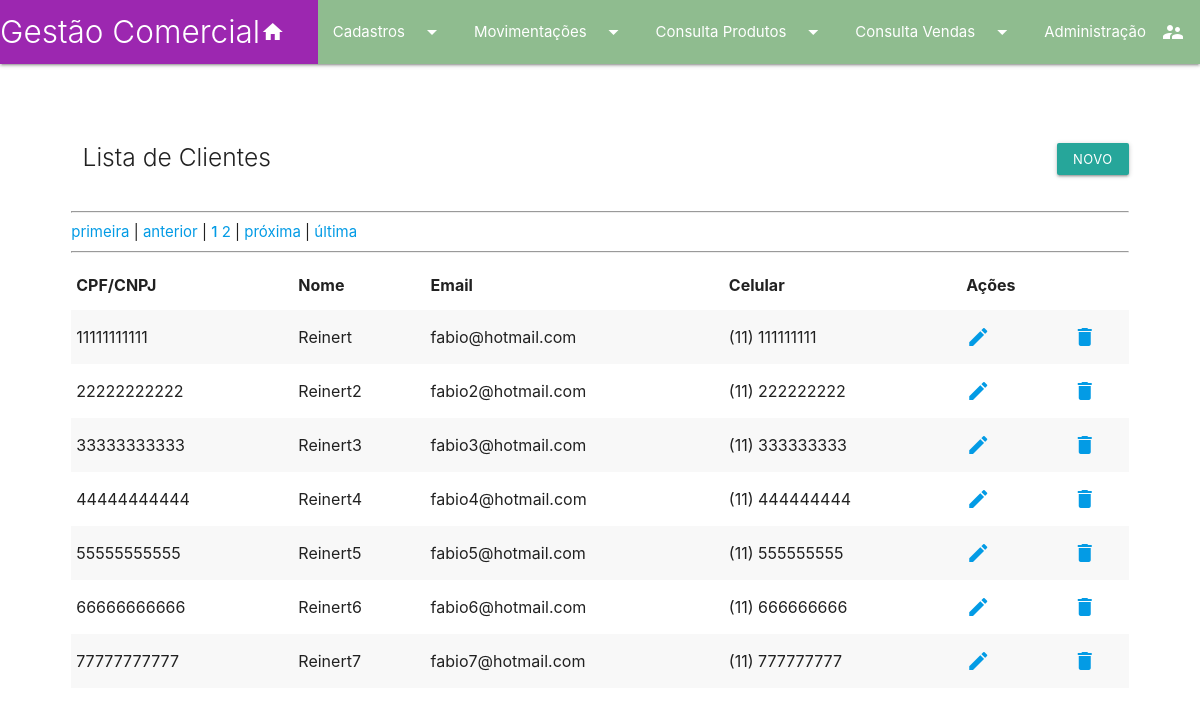
The app's page /lista_clientes.php with its own data.
### tables this page shows
CREATE TABLE `tb_clientes` (
  `id` int(11) NOT NULL,
  `cpf_cnpj` varchar(16) NOT NULL,
  `nome` varchar(50) NOT NULL,
  `endereco` varchar(100) NOT NULL,
  `numero` varchar(10) NOT NULL,
  `complemento` varchar(50) NOT NULL,
  `bairro` varchar(50) NOT NULL,
  `cidade` varchar(50) NOT NULL,
  `estado` varchar(2) NOT NULL,
  `cep` varchar(9) NOT NULL,
  `email` varchar(60) NOT NULL,
  `celular` varchar(15) NOT NULL,
  `operador` int(11) DEFAULT NULL,
  `datatual` date DEFAULT NULL
);

### banco_de_dados/readcli.php (the view, shortened to what this page needs)
<?php
include_once 'conexao.php';
$quantidade = 7;
$pagina     = (isset($_GET['pagina'])) ? (int)$_GET['pagina'] : 1;
$inicio     = ($quantidade * $pagina) - $quantidade;
$sqlTotal   = "SELECT id FROM tb_clientes";
$strsql = "select id, cpf_cnpj, nome, email, celular from tb_clientes order by nome LIMIT $inicio, $quantidade ";
$querySelect = $link->query($strsql);
while($registros = $querySelect->fetch_assoc()) {
        $id = $registros['id'];
        $cpf_cnpj = $registros['cpf_cnpj'];
        $nome = $registros['nome'];
        $email = $registros['email'];
        $celular = $registros['celular'];
        echo "<tr>";
        echo "<td>$cpf_cnpj</td>";
        echo "<td>$nome</td>";
        echo "<td>$email</td>";
        echo "<td>$celular</td>";
        echo "<td><a href='editarCli.php?id=$id'><i class='material-icons'>edit</i></td>";
        echo "<td><a href='../banco_de_dados/deletecli.php?id=";
        echo $id . "&tabela=tb_clientes&retorno=lista_clientes.php' ";
        echo ' OnClick=" javascript:return confirm(\'Deseja mesmo excluir o cliente:\n ' . $nome . ' ?\');">';
        echo "<i class='material-icons'>delete</i>";
        echo "</td></tr>";
}
include_once 'paginacao.php';
?>

### includes/header.inc.php (shortened to what this page needs)
<html>
<head>
    <link rel="stylesheet" href="../libs/materialize/css/materialize.min.css" />
    <link rel="stylesheet" href="../libs/materialize/css/estilos.css" />
    <link rel="stylesheet" href="../libs/infosis.css" />
    <link rel="stylesheet" href="https://cdn.linearicons.com/free/1.0.0/icon-font.min.css">
    <link rel="stylesheet" href="https://cdnjs.cloudflare.com/ajax/libs/font-awesome/4.7.0/css/font-awesome.min.css">
</head>
<body>

### includes/menu.inc.php (shortened to what this page needs)
<nav class="purple">
    <div class="nav-wrapper">
        <div class="brand-logo light">Gestão Comercial</div>
        <ul class="right">
            <li><a href="index.php"><i class="material-icons tiny">home</i>Home </a></li>
            <li style="background-color: darkseagreen";><a class="dropdown-trigger" href="#!" data-target="dropdown1">Cadastros<i class="material-icons right">arrow_drop_down</i></a></li>
            <li style="background-color: darkseagreen";><a class="dropdown-trigger" href="#!" data-target="dropdown2">Movimentações<i class="material-icons right">arrow_drop_down</i></a></li>
            <li style="background-color: darkseagreen";><a class="dropdown-trigger" href="#!" data-target="dropdown3">Consulta Produtos<i class="material-icons right">arrow_drop_down</i></a></li>
            <li style="background-color: darkseagreen";><a class="dropdown-trigger" href="#!" data-target="dropdown4">Consulta Vendas<i class="material-icons right">arrow_drop_down</i></a></li>
            <li style="background-color: darkseagreen";><a href="admin.php"><i class="material-icons right">supervisor_account</i> Administração </a></li>
        </ul>
    </div>
</nav>

### public/lista_clientes.php
<?php include_once('../includes/header.inc.php')
?>
<?php include_once('../includes/menu.inc.php')
?>
<div class="row container" style="width: 90%">
    <div class="col s12">
        <div class="col s9" style="text-align: left;">
            <h5 class="light">Lista de Clientes</h5>
        </div>
        <div class="col s3" style="padding: 15px 0px 0px 0px;">
            <a href="novocli.php" class="waves-effect waves-light btn-small right">Novo</a>
        </div>
    </div>
    <div class="col s12">
        <br>
        <hr>
    </div>
    <div class="col s12">
        <table class="striped">
            <thead>
                <tr>
                    <th>CPF/CNPJ</th>
                    <th>Nome</th>
                    <th>Email</th>
                    <th>Celular</th>
                    <th>Ações</th>
                </tr>
            </thead>
            <tbody>
                <?php include_once('../banco_de_dados/readcli.php'); ?>
            </tbody>
        </table>
    </div>
</div>
<?php include_once('../includes/footer.inc.php')
?>

### banco_de_dados/paginacao.php (shortened to what this page needs)
<?php
  $qrTotal = $link->query($sqlTotal);
   $numTotal = $qrTotal->num_rows;
  $totalPagina= ceil($numTotal/$quantidade);
   $exibir = 3;
   $anterior  = (($pagina - 1) == 0) ? 1 : $pagina - 1;
   $posterior = (($pagina+1) >= $totalPagina) ? $totalPagina : $pagina+1;
    ?>
    <div id="navegacao">
        <?php
        echo '<a href="?pagina=1">primeira</a> | ';
        echo "<a href=\"?pagina=$anterior\">anterior</a> | ";
    ?>
        <?php
  echo '<a href="?pagina='.$pagina.'"><strong>'.$pagina.'</strong></a>';
  for($i = $pagina+1; $i < $pagina+$exibir; $i++){
       if($i <= $totalPagina)
        echo '<a href="?pagina='.$i.'"> '.$i.' </a>';
  }
    ?>
    <?php echo " | <a href=\"?pagina=$posterior\">próxima</a> | ";
    echo "  <a href=\"?pagina=$totalPagina\">última</a>";
    echo "<hr>";
    ?>

### includes/footer.inc.php (shortened to what this page needs)
</body>
</html>

### records on screen
tb_clientes: cpf_cnpj "11111111111", nome "Reinert", email "fabio@hotmail.com", celular "(11) 111111111"
tb_clientes: cpf_cnpj "22222222222", nome "Reinert2", email "fabio2@hotmail.com", celular "(11) 222222222"
tb_clientes: cpf_cnpj "33333333333", nome "Reinert3", email "fabio3@hotmail.com", celular "(11) 333333333"
tb_clientes: cpf_cnpj "44444444444", nome "Reinert4", email "fabio4@hotmail.com", celular "(11) 444444444"
tb_clientes: cpf_cnpj "55555555555", nome "Reinert5", email "fabio5@hotmail.com", celular "(11) 555555555"
tb_clientes: cpf_cnpj "66666666666", nome "Reinert6", email "fabio6@hotmail.com", celular "(11) 666666666"
tb_clientes: cpf_cnpj "77777777777", nome "Reinert7", email "fabio7@hotmail.com", celular "(11) 777777777"

### other values on screen
$pagina "1"
